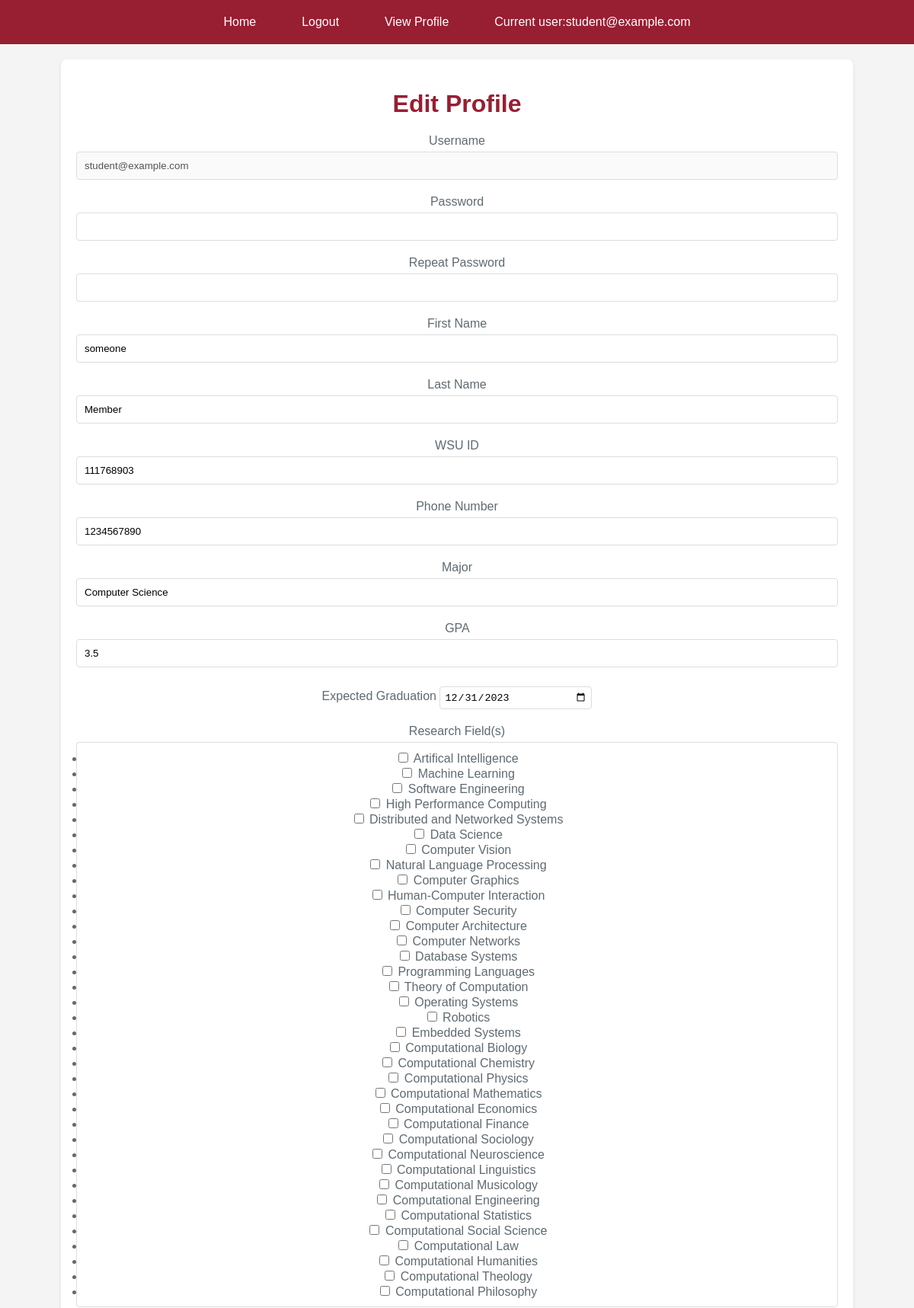
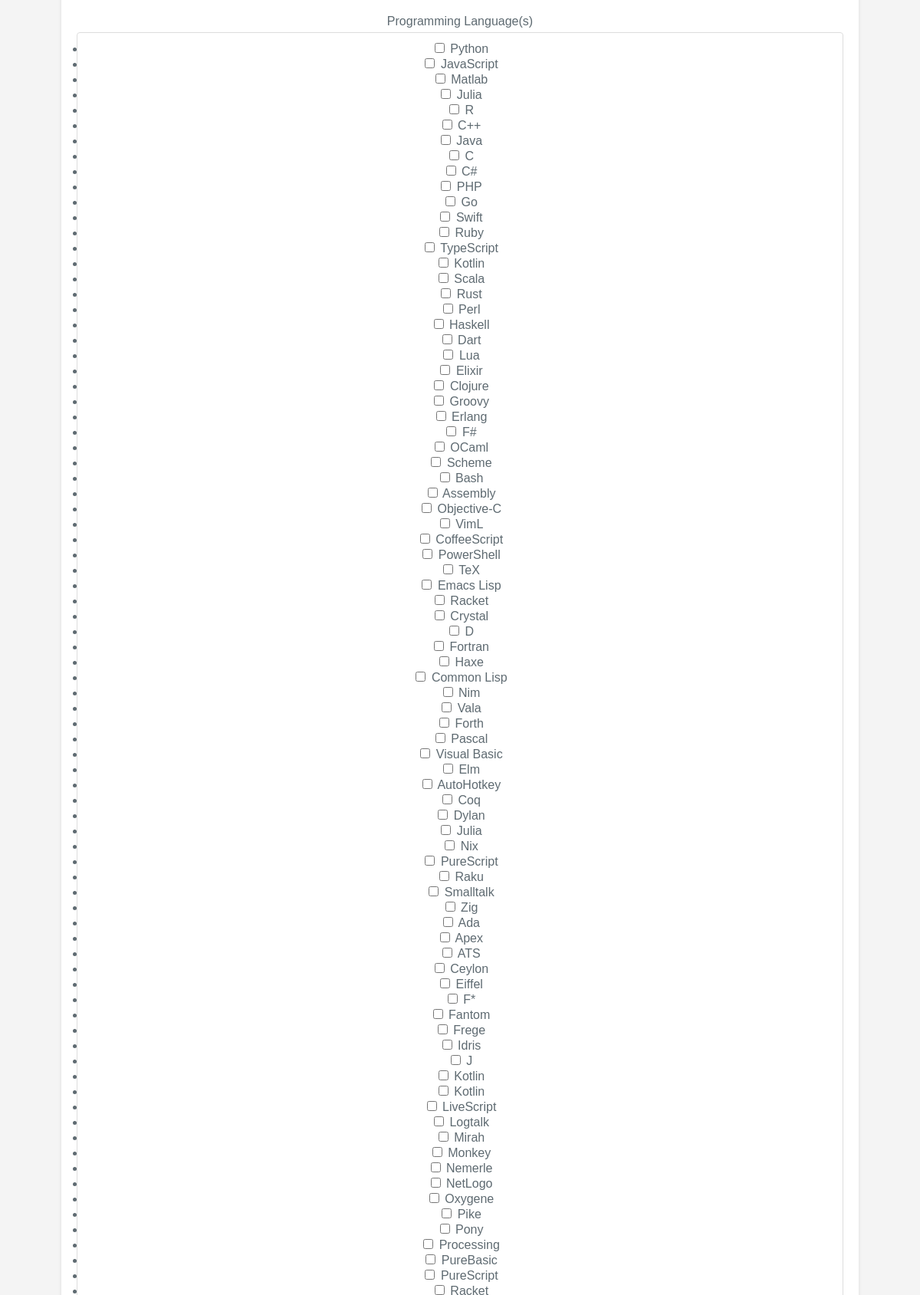
The app's page /editprofile (signed in, upper part) with its own data (2 pictures, top to bottom).
### app/Model/models.py (models this page shows, shortened)
class User(db.Model, UserMixin):
    __tablename__ = 'user'
    id = db.Column(db.Integer, primary_key = True)
    username = db.Column(db.String(64), unique = True, index =True)
    email = db.Column(db.String(120), unique = True)
    password_hash = db.Column(db.String(128))
    first_name = db.Column(db.String(64))
    last_name = db.Column(db.String(64))
    wsu_id = db.Column(db.Integer, unique = True)
    phone_number = db.Column(db.String, unique = True)
    user_type = db.Column(db.String(50))  # user_type are 'Student' and 'Faculty'
    password = ""
    __mapper_args__ = {
       'polymorphic_identity':'User',
       'polymorphic_on':user_type
   }
    def __repr__(self):
        return '<ID {} - Username {}>'.format(self.id, self.username)
    def is_student(self):
        if self.user_type == 'Student':
            return True
        return False

class Student(User):
    __tablename__ = 'student'
    __mapper_args__ = {
        'polymorphic_identity':'Student',
    }
    student_id = db.Column(db.Integer, db.ForeignKey('user.id'), primary_key = True)
    major = db.Column(db.String(64))
    gpa = db.Column(db.Float)
    expected_graduation = db.Column(db.Date, index=True, default= None)
    research_fields = db.relationship(
        'Researchfield', secondary = student_researchfield,
        primaryjoin = (student_researchfield.c.student_id == student_id),
        backref = db.backref('student_researchfield', lazy = 'dynamic'),
        lazy = 'dynamic'
    )
    programming_languages = db.relationship(
        'Programminglanguage', secondary = student_programminglanguage,
        primaryjoin = (student_programminglanguage.c.student_id == student_id),
        backref = db.backref('student_programminglanguage', lazy = 'dynamic'),
        lazy = 'dynamic'
    )
    prior_exp = db.Column(db.String(1500))
    applications = db.relationship('Application', back_populates='studentsapplied', lazy='dynamic')

### app/Controller/routes.py (the view)
@bp_routes.route('/editprofile', methods=['GET', 'POST'])
@login_required
def edit_profile():
    user = User.query.filter_by(id = current_user.id).first()
    if user.is_student():
        student = Student.query.filter_by(student_id = current_user.id).first()
        eform = EditForm(obj=student)
    else:
        faculty = Faculty.query.filter_by(faculty_id = current_user.id).first()
        eform = EditForm(obj=faculty)
    if eform.validate_on_submit():
        if eform.password.data != None and eform.password2.data != "":
            user.set_password(eform.password.data)
            print("eform.password.data", f"2{eform.password.data}2" )
        print(user.password,"what is this")
        user.first_name = eform.first_name.data
        user.last_name = eform.last_name.data
        user.wsu_id = eform.wsu_id.data
        user.phone_number = eform.phone_number.data
        user.user_type = eform.user_type.data
        if user.is_student():
            student.major = eform.major.data
            student.gpa = eform.gpa.data
            student.expected_graduation = eform.expected_graduation.data
            student.prior_exp = eform.prior_exp.data
            student.research_fields = []
            student.programming_languages = []
            for rfield in eform.research_field.data:
                student.research_fields.append(rfield)
            for plang in eform.programming_language.data:
                student.programming_languages.append(plang)
        else:
            faculty.department = eform.department.data
        db.session.commit()
        flash('Your changes have been saved.')
        return redirect(url_for('auth.profile'))
    elif request.method == 'GET':
        eform.username.data = user.username
        print(user.username, "!!!!!!!!")
        eform.first_name.data = user.first_name
        eform.last_name.data = user.last_name
        eform.wsu_id.data = user.wsu_id
        eform.phone_number.data = user.phone_number
        eform.user_type.data = user.user_type
        if user.is_student():
            eform.major.data = student.major
            eform.gpa.data = student.gpa
            eform.expected_graduation.data = student.expected_graduation
            eform.prior_exp.data = student.prior_exp
            eform.research_field.data = student.research_fields
            eform.programming_language.data = student.programming_languages
        else:
            eform.department.data = faculty.department
    return render_template('edit_profile.html', title='Edit Profile', form=eform)

### app.py (called while the page is built, shortened)
@app.before_request
def initDB(*args, **kwargs):
    with app.app_context():
        db.create_all()
        print("#######",Student.query.all(),"######",Student.query.count(), file=sys.stderr)

### app/Controller/forms.py (called while the page is built)
def get_research_fields():
    return Researchfield.query.all()

def get_rfield_name(rfield):
    return rfield.name

def get_programming_languages():
    return Programminglanguage.query.all()

def get_plang_name(plang):
    return plang.name

### app/Model/models.py (called while the page is built)
@login.user_loader
def load_user(id):
    return User.query.get(int(id))

### app/View/templates/edit_profile.html (shortened to what this page needs)
{% extends "base.html" %}
{% block content %}
    <div class="form-container">
    <h1>Edit Profile</h1>
    {% if form %}
        <form action="" method="post" name="register">
            <div class="form-group">
                {{ form.username.label }}
                {{ form.username(disabled=true, class="greyed-out forminput") }}
            </div>
            <div class="form-group">
                {{ form.password.label }}
                {{ form.password(class='forminput') }}
            </div>
            <div class="form-group">
                {{ form.password2.label }}
                {{ form.password2(class='forminput') }}
            </div>
            <div class="form-group">
                {{ form.first_name.label }}
                {{ form.first_name(class='forminput') }}
            </div>
            <div class="form-group">
                {{ form.last_name.label }}
                {{ form.last_name(class='forminput') }}
            </div>
            <div class="form-group">
                {{ form.wsu_id.label }}
                {{ form.wsu_id(class='forminput') }}
            </div>
            <div class="form-group">
                {{ form.phone_number.label }}
                {{ form.phone_number(class='forminput') }}
            </div>
            <div id="studentFields" style="display: none;">
                <div class="form-group">
                    {{ form.major.label }}
                    {{ form.major(class='forminput') }}
                </div>
                <div class="form-group">
                    {{ form.gpa.label }}
                    {{ form.gpa(class='forminput') }}
                </div>
                <div class="form-group">
                    {{ form.expected_graduation.label }}
                    {{ form.expected_graduation(class='forminput') }}
                </div>
                <div class="form-group">
                    {{ form.research_field.label }}
                    {{ form.research_field(class='forminput') }}
                </div>
                <div class="form-group">
                    {{ form.programming_language.label }}
                    {{ form.programming_language(class='forminput') }}
                </div>
            </div>
        </form>
    {% endif %}
    </div>
{% endblock %}

### app/View/templates/base.html (shortened to what this page needs)
<html>
    <head>
        <link rel="stylesheet" href="{{ url_for('static', filename='css/main.css') }}">
    </head>
    <body>
        <nav class="nav-container">
            <ul>
                <li><a href="{{ url_for('routes.index') }}" class="button">Home</a></li>
                {% if current_user.is_authenticated %}
                    <li><a href="{{ url_for('auth.logout') }}" class="button">Logout</a></li>
                    <li><a href="{{ url_for('auth.profile') }}" class="button">View Profile</a></li>
                    <li><a class="button"> Current user:{{ current_user.username }} </a></li>
                {% else %}
                    <li><a href="{{ url_for('auth.register') }}" class="button">Register</a></li>
                    <li><a href="{{ url_for('auth.login') }}" class="button">Login</a></li>
                    <li><a class="button">Not Signed In</a></li>
                {% endif %}
            </ul>
        </nav>
        <div class="main-content">
            {% block content %}{% endblock %}
        </div>
    </body>
</html>

### app/View/static/css/main.css (style rules this page uses)
body { background-color: #f4f4f4; color: #5e6a71; font-family: 'Arial', sans-serif; margin: 0; padding: 0; }
h1, h2 { color: #981e32; margin-top: 20px; text-align: center; }
p, span, a { color: #5e6a71; font-size: 16px; }
.nav-container { background-color: #981e32; color: white; padding: 10px 0; text-align: center; }
.nav-container a { color: white; display: inline-block; padding: 10px 20px; text-decoration: none; }
.nav-container ul { display: flex; justify-content: center; list-style: none; margin: 0; padding: 0; }
.nav-container li { margin: 0 10px; }
.button { background-color: #981e32; border: none; border-radius: 5px; color: white; display: inline-block; padding: 10px 20px; text-decoration: none; transition: background-color 0.3s; }
.forminput, .textinput { border: 1px solid #ddd; border-radius: 4px; box-sizing: border-box; margin: 5px 0 20px 0; padding: 10px; width: 100%; }
.form-container, .profile-container { background-color: white; border-radius: 8px; box-shadow: 0 2px 4px rgba(0, 0, 0, 0.1); margin: 20px auto; max-width: 1000px; padding: 20px; text-align: center; }
.forminput[type="date"] { width: 200px; padding: 5px; border: 1px solid #ddd; border-radius: 4px; }

### records on screen
User: username "student@example.com", first_name "someone", last_name "Member", wsu_id "111768903", phone_number "1234567890"
Student: major "Computer Science", gpa "3.5", expected_graduation "12/31/2023"
